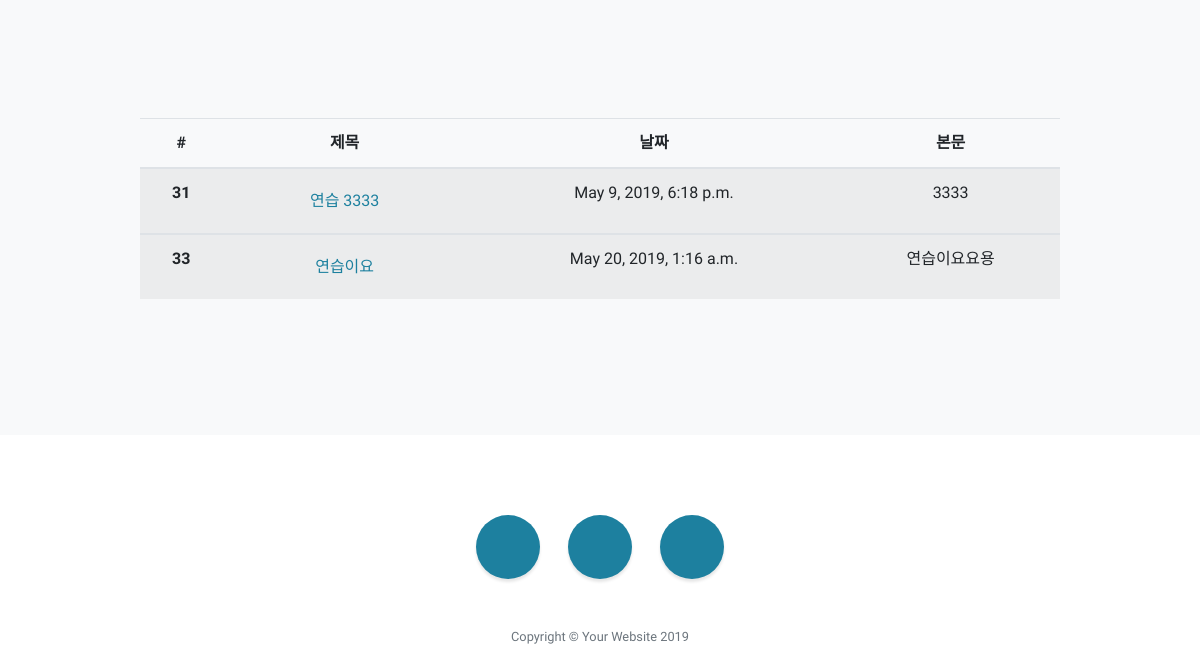
/blog/textlist/ (lower part), run on an earlier commit of the app's database.
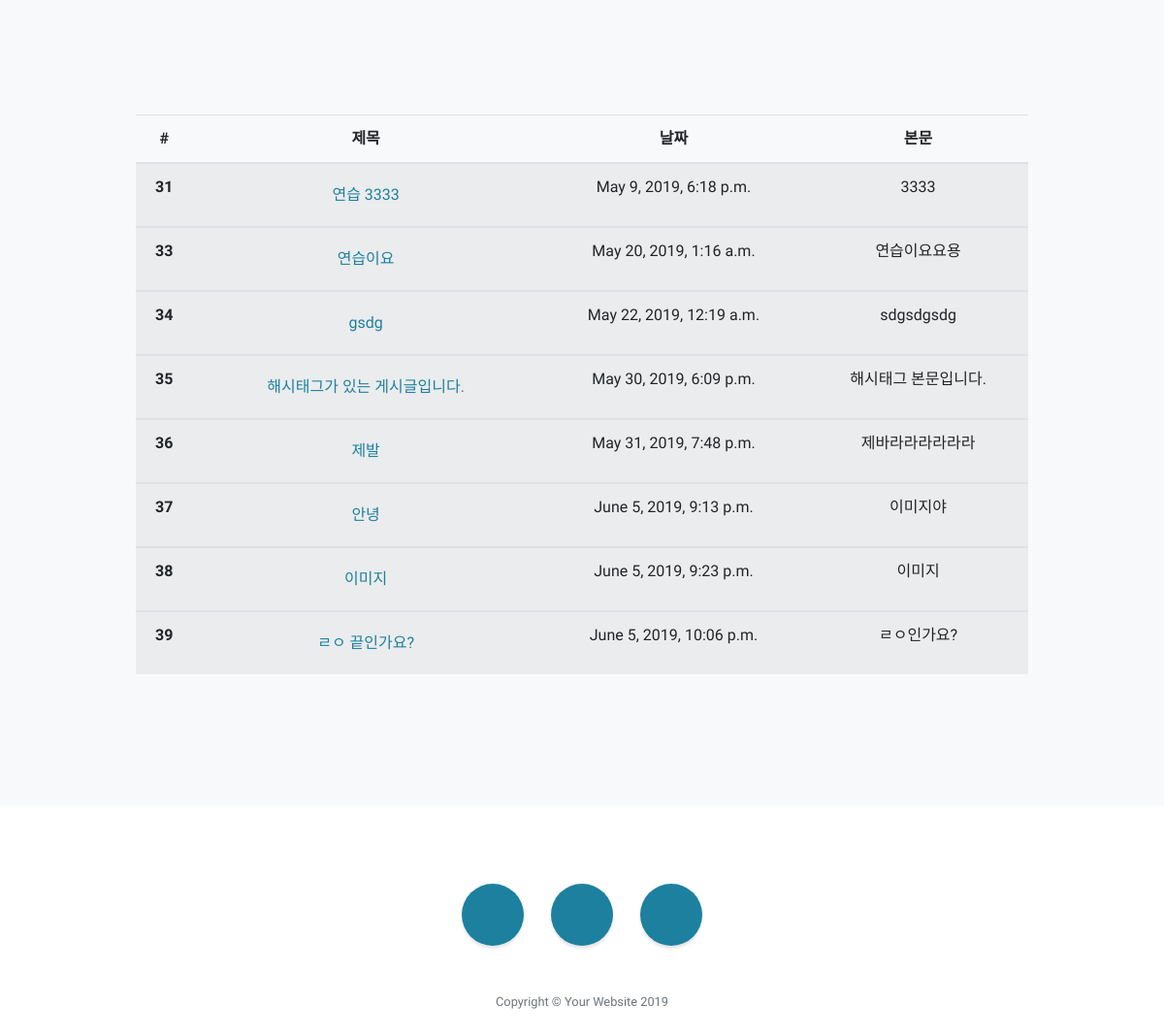
And on a later commit of the database.
### blog/models.py (models this page shows, shortened)
class Blog(models.Model):
    title = models.CharField(max_length=200)
    pub_date = models.DateTimeField('date published')
    body = models.TextField()
    hashtags = models.ManyToManyField('Hashtag', blank=True)
    image = models.ImageField(upload_to='images/', blank=True)
    imageTitle = models.CharField(max_length=50,default="")
    imageText = models.CharField(max_length=50,default="")

### blog/views.py (the view)
# urls.py: path('blog/textlist/', views.textlist, name='textlist'),
def textlist(request):
    blogs = Blog.objects
    hashtags = Hashtag.objects
    return render(request, 'blog/textlist.html',{'blogs': blogs ,'hashtags': hashtags})

### blog/templates/blog/textlist.html
{% extends 'blog/layout.html' %}
{% block content %}
<table class="table table-striped">
    <thead>
      <tr>
        <th scope="col">#</th>
        <th scope="col">제목</th>
        <th scope="col">날짜</th>
        <th scope="col">본문</th>
      </tr>
    </thead>
{% for blog in blogs.all %}
    <tbody>
      <tr>
        <th scope="row">{{ blog.id }}</th>
        <td><a class="nav-item nav-link" href="{% url 'home' blog.id %}">{{ blog.title }}</a></td>
        <td>{{ blog.pub_date }}</td>
        <td>{{ blog.body }}</td>
      </tr>
    </tbody>
{% endfor %}
  </table>
{% endblock %}

### blog/templates/blog/layout.html (shortened to what this page needs)
{% load staticfiles %}
<!DOCTYPE html>
<html lang="en">
<head>
  <link href="{% static 'vendor/bootstrap/css/bootstrap.min.css' %}" rel="stylesheet">
  <link href="{% static 'vendor/fontawesome-free/css/all.min.css' %}" rel="stylesheet" type="text/css">
  <link href="{% static 'vendor/simple-line-icons/css/simple-line-icons.css' %}" rel="stylesheet">
  <link href="{% static 'css/stylish-portfolio.min.css' %}" rel="stylesheet">
</head>
<body id="page-top">
  <section class="content-section bg-light" id="about">
    <div class="container text-center">
      <div class="row">
        <div class="col-lg-10 mx-auto">
          {% block content %}
          {% endblock %}
        </div>
      </div>
    </div>
  </section>
  <footer class="footer text-center">
    <div class="container">
      <ul class="list-inline mb-5">
        <li class="list-inline-item">
          <a class="social-link rounded-circle text-white mr-3" href="#">
            <i class="icon-social-facebook"></i>
          </a>
        </li>
        <li class="list-inline-item">
          <a class="social-link rounded-circle text-white mr-3" href="#">
            <i class="icon-social-twitter"></i>
          </a>
        </li>
        <li class="list-inline-item">
          <a class="social-link rounded-circle text-white" href="#">
            <i class="icon-social-github"></i>
          </a>
        </li>
      </ul>
      <p class="text-muted small mb-0">Copyright &copy; Your Website 2019</p>
    </div>
  </footer>
</body>
</html>

What changed in the data, as far as the page shows it:
added Blog: id "34", title "gsdg", pub_date "May 22, 2019, 12:19 a.m.", body "sdgsdgsdg"
added Blog: id "35", title "해시태그가 있는 게시글입니다.", pub_date "May 30, 2019, 6:09 p.m.", body "해시태그 본문입니다."
added Blog: id "36", title "제발", pub_date "May 31, 2019, 7:48 p.m.", body "제바라라라라라라"
added Blog: id "37", title "안녕", pub_date "June 5, 2019, 9:13 p.m.", body "이미지야"
added Blog: id "38", title "이미지", pub_date "June 5, 2019, 9:23 p.m.", body "이미지"
added Blog: id "39", title "ㄹㅇ 끝인가요?", pub_date "June 5, 2019, 10:06 p.m.", body "ㄹㅇ인가요?"
